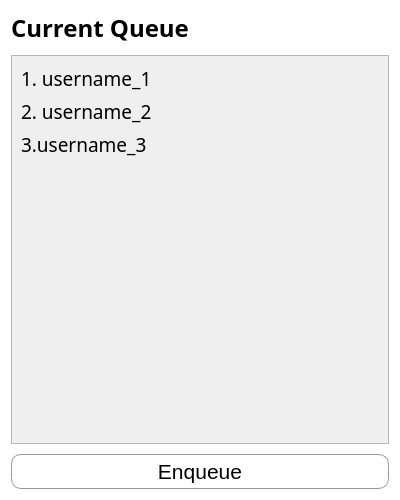
<?xml version="1.0" encoding="UTF-8"?>
<ui version="4.0">
 <class>Form</class>
 <widget class="QWidget" name="Form">
  <property name="geometry">
   <rect>
    <x>0</x>
    <y>0</y>
    <width>400</width>
    <height>500</height>
   </rect>
  </property>
  <property name="minimumSize">
   <size>
    <width>400</width>
    <height>500</height>
   </size>
  </property>
  <property name="maximumSize">
   <size>
    <width>400</width>
    <height>500</height>
   </size>
  </property>
  <property name="windowTitle">
   <string>Form</string>
  </property>
  <property name="styleSheet">
   <string notr="true">* {
	color: black;
}

#Form {
	background-color: white;
}

#scrollArea {
	border-width: 1px;
    border-color:rgb(154, 152, 148);
}

QPushButton {
	background-color: #FFFFFF;
    border-radius: 10px;
    border: solid;
    border-width: 1px;
    border-color:rgb(154, 152, 148);
}

QPushButton::hover {
	background-color: #CCCCCC;
}</string>
  </property>
  <layout class="QVBoxLayout" name="verticalLayout">
   <property name="spacing">
    <number>10</number>
   </property>
   <item>
    <widget class="QLabel" name="label">
     <property name="font">
      <font>
       <family>Manrope</family>
       <pointsize>18</pointsize>
       <bold>true</bold>
      </font>
     </property>
     <property name="text">
      <string>Current Queue</string>
     </property>
    </widget>
   </item>
   <item>
    <widget class="QScrollArea" name="scrollArea">
     <property name="widgetResizable">
      <bool>true</bool>
     </property>
     <widget class="QWidget" name="scrollAreaWidgetContents">
      <property name="geometry">
       <rect>
        <x>0</x>
        <y>0</y>
        <width>380</width>
        <height>392</height>
       </rect>
      </property>
      <layout class="QVBoxLayout" name="verticalLayout_2">
       <item>
        <widget class="QLabel" name="username_1">
         <property name="font">
          <font>
           <family>Manrope</family>
           <pointsize>14</pointsize>
          </font>
         </property>
         <property name="text">
          <string>1. username_1</string>
         </property>
        </widget>
       </item>
       <item>
        <widget class="QLabel" name="username_2">
         <property name="font">
          <font>
           <family>Manrope</family>
           <pointsize>14</pointsize>
          </font>
         </property>
         <property name="text">
          <string>2. username_2</string>
         </property>
        </widget>
       </item>
       <item>
        <widget class="QLabel" name="username_3">
         <property name="font">
          <font>
           <family>Manrope</family>
           <pointsize>14</pointsize>
          </font>
         </property>
         <property name="text">
          <string>3.username_3</string>
         </property>
        </widget>
       </item>
       <item>
        <spacer name="verticalSpacer">
         <property name="orientation">
          <enum>Qt::Vertical</enum>
         </property>
         <property name="sizeHint" stdset="0">
          <size>
           <width>20</width>
           <height>275</height>
          </size>
         </property>
        </spacer>
       </item>
      </layout>
     </widget>
    </widget>
   </item>
   <item>
    <widget class="QPushButton" name="queue_button">
     <property name="minimumSize">
      <size>
       <width>0</width>
       <height>35</height>
      </size>
     </property>
     <property name="font">
      <font>
       <pointsize>16</pointsize>
      </font>
     </property>
     <property name="text">
      <string>Enqueue</string>
     </property>
    </widget>
   </item>
  </layout>
 </widget>
 <resources/>
 <connections/>
</ui>
